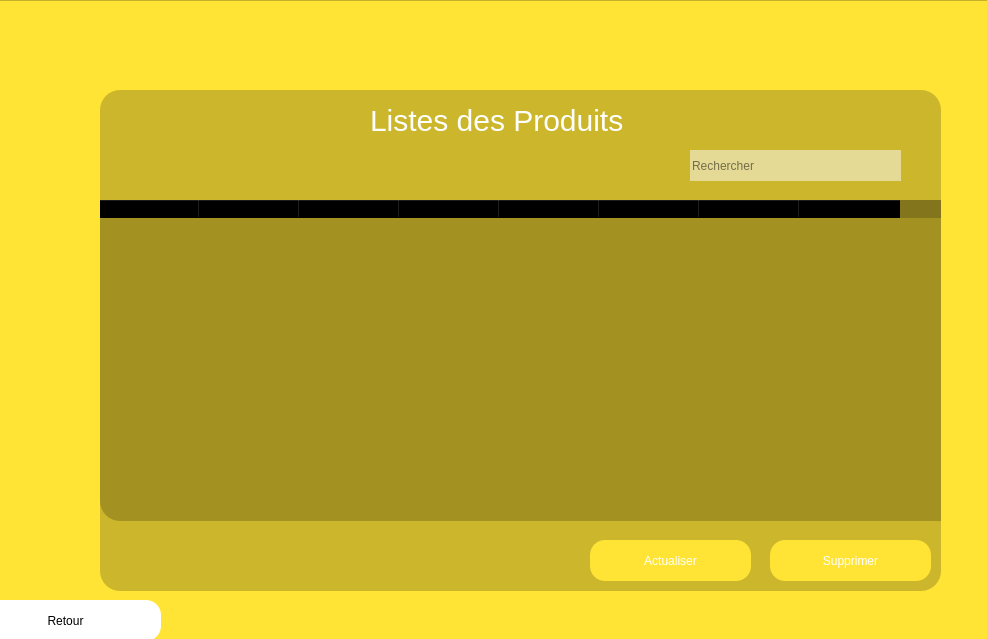
<?xml version="1.0" encoding="UTF-8"?>
<ui version="4.0">
 <class>ListProduit</class>
 <widget class="QMainWindow" name="ListProduit">
  <property name="geometry">
   <rect>
    <x>0</x>
    <y>0</y>
    <width>987</width>
    <height>639</height>
   </rect>
  </property>
  <property name="windowTitle">
   <string>MainWindow</string>
  </property>
  <widget class="QWidget" name="centralwidget">
   <widget class="QFrame" name="frame">
    <property name="geometry">
     <rect>
      <x>-290</x>
      <y>0</y>
      <width>1281</width>
      <height>801</height>
     </rect>
    </property>
    <property name="styleSheet">
     <string notr="true">background-color: rgb(255,228,54)</string>
    </property>
    <property name="frameShape">
     <enum>QFrame::StyledPanel</enum>
    </property>
    <property name="frameShadow">
     <enum>QFrame::Raised</enum>
    </property>
    <widget class="QFrame" name="frame_haut">
     <property name="geometry">
      <rect>
       <x>0</x>
       <y>9</y>
       <width>1271</width>
       <height>71</height>
      </rect>
     </property>
     <property name="styleSheet">
      <string notr="true">border:none;</string>
     </property>
     <property name="frameShape">
      <enum>QFrame::StyledPanel</enum>
     </property>
     <property name="frameShadow">
      <enum>QFrame::Raised</enum>
     </property>
     <widget class="QPushButton" name="pushButton">
      <property name="geometry">
       <rect>
        <x>1170</x>
        <y>0</y>
        <width>91</width>
        <height>81</height>
       </rect>
      </property>
      <property name="text">
       <string/>
      </property>
      <property name="icon">
       <iconset>
        <normaloff>../fermerIcon-removebg-preview.png</normaloff>../fermerIcon-removebg-preview.png</iconset>
      </property>
      <property name="iconSize">
       <size>
        <width>60</width>
        <height>80</height>
       </size>
      </property>
     </widget>
     <widget class="QPushButton" name="pushButton_2">
      <property name="geometry">
       <rect>
        <x>1080</x>
        <y>10</y>
        <width>91</width>
        <height>61</height>
       </rect>
      </property>
      <property name="text">
       <string/>
      </property>
      <property name="icon">
       <iconset>
        <normaloff>../pngtree-fullscreen--icon-in-trendy-style-isolated-background-png-image_1566064-removebg-preview.png</normaloff>../pngtree-fullscreen--icon-in-trendy-style-isolated-background-png-image_1566064-removebg-preview.png</iconset>
      </property>
      <property name="iconSize">
       <size>
        <width>60</width>
        <height>80</height>
       </size>
      </property>
     </widget>
     <widget class="QPushButton" name="pushButton_3">
      <property name="geometry">
       <rect>
        <x>970</x>
        <y>10</y>
        <width>101</width>
        <height>61</height>
       </rect>
      </property>
      <property name="text">
       <string/>
      </property>
      <property name="icon">
       <iconset>
        <normaloff>../red-removebg-preview.png</normaloff>../red-removebg-preview.png</iconset>
      </property>
      <property name="iconSize">
       <size>
        <width>60</width>
        <height>80</height>
       </size>
      </property>
     </widget>
     <widget class="QPushButton" name="pushButton_4">
      <property name="geometry">
       <rect>
        <x>0</x>
        <y>0</y>
        <width>91</width>
        <height>61</height>
       </rect>
      </property>
      <property name="text">
       <string/>
      </property>
      <property name="icon">
       <iconset>
        <normaloff>../pngtree-fullscreen--icon-in-trendy-style-isolated-background-png-image_1566064-removebg-preview.png</normaloff>../pngtree-fullscreen--icon-in-trendy-style-isolated-background-png-image_1566064-removebg-preview.png</iconset>
      </property>
      <property name="iconSize">
       <size>
        <width>60</width>
        <height>80</height>
       </size>
      </property>
     </widget>
    </widget>
    <widget class="QFrame" name="frame_3">
     <property name="geometry">
      <rect>
       <x>390</x>
       <y>90</y>
       <width>841</width>
       <height>501</height>
      </rect>
     </property>
     <property name="styleSheet">
      <string notr="true">background-color:rgba(0,0,0,0.2);
border-radius:20px;
</string>
     </property>
     <property name="frameShape">
      <enum>QFrame::StyledPanel</enum>
     </property>
     <property name="frameShadow">
      <enum>QFrame::Raised</enum>
     </property>
     <widget class="QLabel" name="label_3">
      <property name="geometry">
       <rect>
        <x>270</x>
        <y>10</y>
        <width>351</width>
        <height>41</height>
       </rect>
      </property>
      <property name="styleSheet">
       <string notr="true">background-color:none;
border:none;
font:90 30pt &quot;metropolis&quot;;
font-size:30px;
color:white</string>
      </property>
      <property name="text">
       <string>Listes des Produits</string>
      </property>
     </widget>
     <widget class="QPushButton" name="pushButton_31">
      <property name="geometry">
       <rect>
        <x>670</x>
        <y>450</y>
        <width>161</width>
        <height>41</height>
       </rect>
      </property>
      <property name="styleSheet">
       <string notr="true">QPushButton{
background-color:#FFE436;
border-top-left-radius:20px;
border-bottom-left-radius:20px;
color:rgb(255,255,255);
font:77 21pt &quot;metropolis&quot;;
border-radius:15px


}
QPushButton:hover{
background-color:white;

color:rgb(0,0,0);
font:77 18pt &quot;metropolis&quot;;


}
</string>
      </property>
      <property name="text">
       <string>Supprimer</string>
      </property>
      <property name="icon">
       <iconset>
        <normaloff>../supprimerProduit-removebg-preview.png</normaloff>../supprimerProduit-removebg-preview.png</iconset>
      </property>
      <property name="iconSize">
       <size>
        <width>20</width>
        <height>20</height>
       </size>
      </property>
     </widget>
     <widget class="QPushButton" name="pushButton_30">
      <property name="geometry">
       <rect>
        <x>490</x>
        <y>450</y>
        <width>161</width>
        <height>41</height>
       </rect>
      </property>
      <property name="styleSheet">
       <string notr="true">QPushButton{
background-color:#FFE436;
border-top-left-radius:20px;
border-bottom-left-radius:20px;
color:rgb(255,255,255);
font:77 21pt &quot;metropolis&quot;;
border-radius:15px


}
QPushButton:hover{
background-color:white;
border-radius:15px;
color:rgb(0,0,0);
font:77 18pt &quot;metropolis&quot;;


}
</string>
      </property>
      <property name="text">
       <string>Actualiser</string>
      </property>
     </widget>
     <widget class="QLineEdit" name="lineEdit_16">
      <property name="geometry">
       <rect>
        <x>590</x>
        <y>60</y>
        <width>211</width>
        <height>31</height>
       </rect>
      </property>
      <property name="styleSheet">
       <string notr="true">background-color:rgba(255,255,255,0.5);</string>
      </property>
      <property name="placeholderText">
       <string>Rechercher</string>
      </property>
     </widget>
     <widget class="QPushButton" name="pushButton_5">
      <property name="geometry">
       <rect>
        <x>780</x>
        <y>40</y>
        <width>81</width>
        <height>71</height>
       </rect>
      </property>
      <property name="styleSheet">
       <string notr="true">background-color:none
</string>
      </property>
      <property name="text">
       <string/>
      </property>
      <property name="icon">
       <iconset>
        <normaloff>../recherche-removebg-preview.png</normaloff>../recherche-removebg-preview.png</iconset>
      </property>
      <property name="iconSize">
       <size>
        <width>30</width>
        <height>40</height>
       </size>
      </property>
     </widget>
     <widget class="QTableWidget" name="tableWidget_5">
      <property name="geometry">
       <rect>
        <x>0</x>
        <y>110</y>
        <width>861</width>
        <height>321</height>
       </rect>
      </property>
      <column>
       <property name="text">
        <string>Id</string>
       </property>
      </column>
      <column>
       <property name="text">
        <string>Nom_produit</string>
       </property>
      </column>
      <column>
       <property name="text">
        <string>Catégorie</string>
       </property>
      </column>
      <column>
       <property name="text">
        <string>prix Unitaire</string>
       </property>
      </column>
      <column>
       <property name="text">
        <string>Quantité</string>
       </property>
      </column>
      <column>
       <property name="text">
        <string>Montant</string>
       </property>
      </column>
      <column>
       <property name="text">
        <string>Stock Disponible</string>
       </property>
      </column>
      <column>
       <property name="text">
        <string>etat</string>
       </property>
      </column>
     </widget>
    </widget>
    <widget class="QPushButton" name="pushButton_13">
     <property name="geometry">
      <rect>
       <x>260</x>
       <y>600</y>
       <width>191</width>
       <height>41</height>
      </rect>
     </property>
     <property name="styleSheet">
      <string notr="true">background-color:white;
color:black;
border-radius:15px;
font:90 18pt &quot;metropolis&quot;;</string>
     </property>
     <property name="text">
      <string>Retour</string>
     </property>
    </widget>
   </widget>
  </widget>
 </widget>
 <resources>
  <include location="../res.qrc"/>
 </resources>
 <connections/>
</ui>
